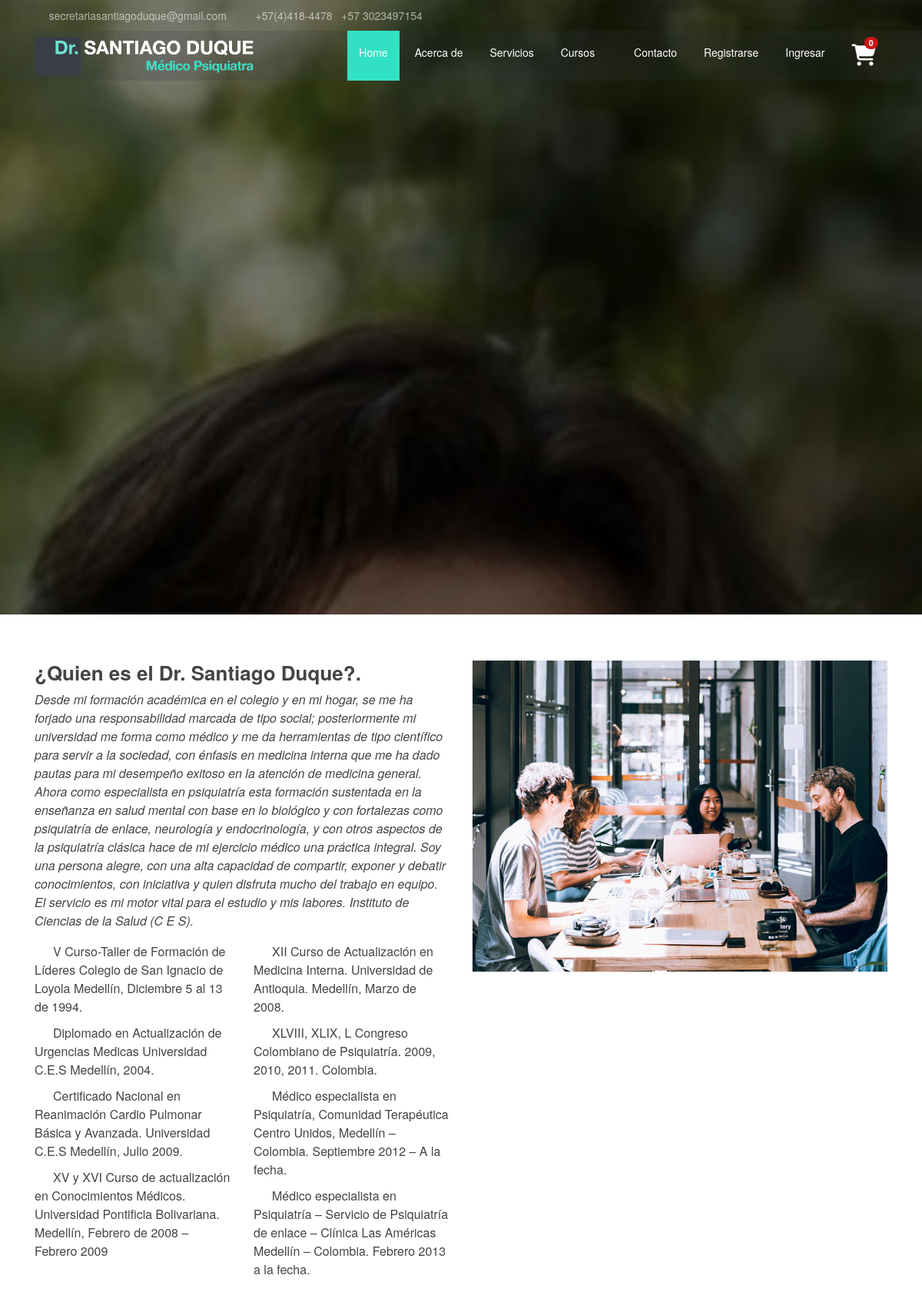
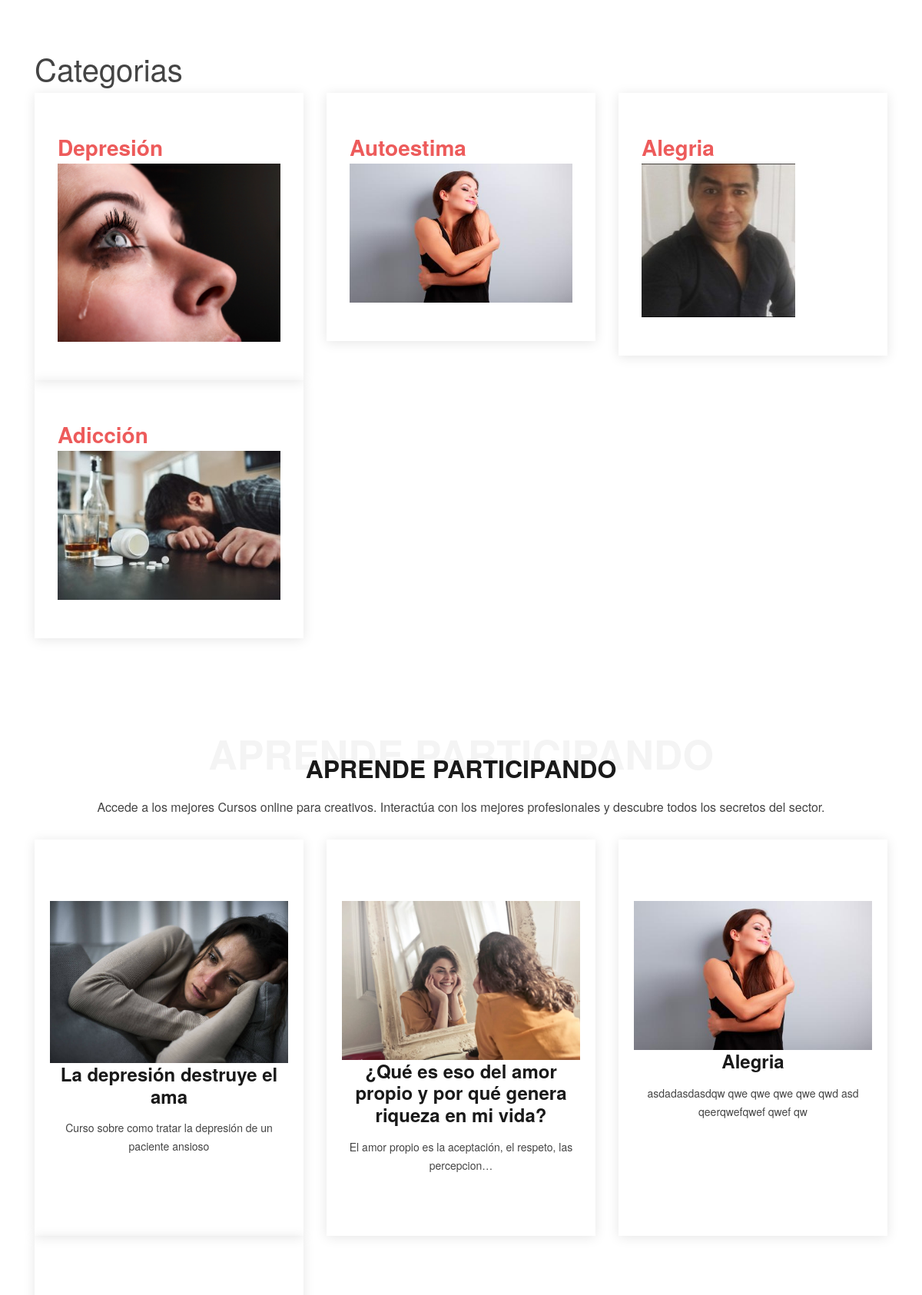
The page / (upper part) on the database its author committed (2 pictures, top to bottom).
### a/models.py (models this page shows, shortened)
class Informacion(models.Model):
	texto_1 = models.TextField()

class Categoria(models.Model):
	nombre = models.CharField(max_length=50)
	imagen = models.ImageField(upload_to="ImgCategoria",default="",null=True)

class subCategorias(models.Model):
	nombre = models.CharField(max_length=50)
	titulo = models.CharField(max_length=150,default="")
	intro = models.FileField(upload_to="Intro")
	precio = models.CharField(max_length=10)
	categoria = models.ForeignKey(Categoria,on_delete=models.CASCADE)
	duracion = models.CharField(max_length=6)
	descripcion = models.TextField()
	imagen = models.ImageField(upload_to="ImagenIntro")
	videoIntro = models.CharField(max_length=1000,default="https://www.youtube.com/embed/",null=True,blank=True)
	like = models.CharField(max_length=1000,default=0)
	fecha = models.CharField(max_length=10,default=date.today())
	consejo = models.CharField(max_length=200,default="")
	autor = models.CharField(max_length=50,default="")
	visto = models.CharField(max_length=1000,default=0)
	comentarios = models.CharField(max_length=10000,default=0)
	principal = models.BooleanField(default=False)

### a/views.py (the view, shortened to what this page needs)
# urls.py: url(r'^$',home,name="home"),
def home(request):
	if 'carrito' not in request.session:
		request.session['carrito'] = 0
		request.session['location'] = '/'
		request.session['curso'] = 0
	cat = Categoria.objects.all()
	subcategoria = subCategorias.objects.filter(principal=True)
	info = Informacion.objects.get(pk=1)
	paginator = Paginator(subcategoria,6)
	page  = request.GET.get('page')
	try:
		products = paginator.page(page)
	except PageNotAnInteger :
		products = paginator.page(1)
	except EmptyPage:
		products = paginator.page(paginator.num_pages)
	return render(request,'home/index.html',{'categoria':cat,'products':products,'subcategoria':subcategoria,'info':info})

### template/home/index.html (shortened to what this page needs)
{% extends './base.html' %}
{% load static %}
{% block content %}
    <section id="about" class="about">
      <div class="container">
        <div class="row">
          <div class="col-lg-6 order-1 order-lg-2" data-aos="fade-left">
            <img src="{% static 'home/assets/img/about.jpg' %}" class="img-fluid" alt="">
          </div>
          <div class="col-lg-6 pt-4 pt-lg-0 order-2 order-lg-1 content" data-aos="fade-right">
            <h3>¿Quien es el Dr. Santiago Duque?.</h3>
            <p class="font-italic">
              {{info.texto_1}}
            </p>
            <div class="row">
              <div class="col-6">
                <ul>
                  <li><i class="icofont-check-circled"></i> V Curso-Taller de Formación de Líderes Colegio de San Ignacio de Loyola Medellín, Diciembre 5 al 13 de 1994.</li>
                  <li><i class="icofont-check-circled"></i> Diplomado en Actualización de Urgencias Medicas Universidad C.E.S Medellín, 2004.</li>
                  <li><i class="icofont-check-circled"></i> Certificado Nacional en Reanimación Cardio Pulmonar Básica y Avanzada. Universidad C.E.S Medellín, Julio 2009.</li>
                  <li><i class="icofont-check-circled"></i> XV y XVI Curso de actualización en Conocimientos Médicos. Universidad Pontificia Bolivariana. Medellín, Febrero de 2008 – Febrero 2009</li>
                </ul>
              </div>
              <div class="col-6">
                <ul>
                  <li><i class="icofont-check-circled"></i> XII Curso de Actualización en Medicina Interna. Universidad de Antioquia. Medellín, Marzo de 2008.</li>
                  <li><i class="icofont-check-circled"></i> XLVIII, XLIX, L Congreso Colombiano de Psiquiatría. 2009, 2010, 2011. Colombia.</li>
                  <li><i class="icofont-check-circled"></i> Médico especialista en Psiquiatría, Comunidad Terapéutica Centro Unidos, Medellín – Colombia. Septiembre 2012 – A la fecha.</li>
                  <li><i class="icofont-check-circled"></i> Médico especialista en Psiquiatría – Servicio de Psiquiatría de enlace – Clínica Las Américas Medellín – Colombia. Febrero 2013 a la fecha.</li>
                </ul>
              </div>
            </div>
          </div>
        </div>
      </div>
    </section>
    <section id="why-us" class="why-us">
      <div class="container">
        <h1>Categorias</h1>
        <div class="row">
          {% for i in categoria %}
            <div class="col-lg-4" data-aos="fade-up" data-aos-delay="150">
              <div class="box">
                <span>{{i.nombre}}</span>
                <img src="{{i.imagen.url}}" class="img-fluid">
              </div>
            </div>
          {% endfor %}
        </div>
      </div>
    </section>
    <section id="services" class="services">
      <div class="container">
        <div class="section-title">
          <span>Aprende participando</span>
          <h2>Aprende participando</h2>
          <p>Accede a los mejores Cursos online para creativos. Interactúa con los mejores profesionales y descubre todos los secretos del sector.</p>
        </div>
          <div class="row">
            {% for i in products %}
              <div class="col-lg-4 col-md-6 d-flex align-items-stretch" data-aos="fade-up">
                <div class="icon-box">
                  <img src="{{i.imagen.url}}" class="img-fluid">
                  <h4><a href="{% url 'cursos' 0 i.pk %}">{{i.titulo}}</a></h4>
                  <p>{{i.descripcion|truncatechars:60}}</p>
                </div>
              </div>
            {% endfor %}
          </div><br><br>
      </div>
    </section>
{% endblock %}

### template/home/base.html (shortened to what this page needs)
{% load static %}
<!DOCTYPE html>
<html lang="en">
<head>
  <link href="{% static 'home/assets/vendor/bootstrap/css/bootstrap.min.css' %}" rel="stylesheet">
  <link href="{% static 'home/assets/vendor/icofont/icofont.min.css' %}" rel="stylesheet">
  <link href="{% static 'home/assets/vendor/boxicons/css/boxicons.min.css' %}" rel="stylesheet">
  <link href="{% static 'home/assets/vendor/venobox/venobox.css' %}" rel="stylesheet">
  <link href="{% static 'home/assets/vendor/owl.carousel/assets/owl.carousel.min.css' %}" rel="stylesheet">
  <link href="{% static 'home/assets/vendor/aos/aos.css' %}" rel="stylesheet">
  <link href="{% static 'home/assets/css/style.css' %}" rel="stylesheet">
</head>
<body>
  <div id="topbar" class="d-none d-lg-flex align-items-center fixed-top ">
    <div class="container d-flex">
      <div class="contact-info mr-auto">
        <i class="icofont-envelope"></i> <a href="mailto:secretariasantiagoduque@gmail.com">secretariasantiagoduque@gmail.com</a>
        <i class="icofont-phone"></i> +57(4)418-4478&nbsp;&nbsp;&nbsp;+57 3023497154
      </div>
      <div class="social-links">
        <a href="#" class="twitter"><i class="icofont-twitter"></i></a>
        <a href="#" class="facebook"><i class="icofont-facebook"></i></a>
        <a href="#" class="instagram"><i class="icofont-instagram"></i></a>
        <a href="#" class="skype"><i class="icofont-skype"></i></a>
        <a href="#" class="linkedin"><i class="icofont-linkedin"></i></i></a>
      </div>
    </div>
  </div>
  <header id="header" class="fixed-top ">
    <div class="container d-flex align-items-center">
      <h1 class="logo mr-auto"><a href="{% url 'home' %}"><img src="{% static 'curso/img/core-img/logo_dr.gif' %}" alt=""></a></h1>
      <nav class="nav-menu d-none d-lg-block">
        <ul>
          <li class="active"><a href="{% url 'home' %}">Home</a></li>
          <li><a href="#about">Acerca de</a></li>
          <li><a href="#services">Servicios</a></li>
          <li class="drop-down"><a href="javascript:void();">Cursos</a>
          </li>
          <li><a href="#contact">Contacto</a></li>
          {% if request.session.login %}
            <li><a href="">Mi cuenta</a></li>
            <li><a href="{% url 'salir' %}">Salir</a></li>
          {% else %}
            <li><a href="{% url 'registroCurso' %}">Registrarse</a></li>
            <li><a href="{% url 'loginHome' %}">Ingresar</a></li>
          {% endif %}
          <li><a href="{% url 'detailscart' %}"><i class="fas fa-shopping-cart fa-2x"></i><span id="valorCarrito" class="badge badge-pill badge-primary" style="position: absolute;right: -3px;background: #cc1616;top: -10px;max-width: unset;">{{request.session.carrito}}</span></a></li>
        </ul>
      </nav>
    </div>
  </header>
  <section id="hero" class="d-flex align-items-center">
    <div class="container position-relative" data-aos="fade-up" data-aos-delay="500">
    </div>
  </section>
  <main id="main">
    {% block content %}{% endblock %}
  </main>
</body>
</html>

### static/home/assets/css/style.css (style rules this page uses)
body { font-family: "Helvetica Neue", sans-serif; color: #444444; }
a { color: #cc1616; }
h1, h2, h3, h4, h5, h6 { font-family: "Helvetica Neue", sans-serif; }
#topbar { height: 40px; font-size: 14px; transition: all 0.5s; color: rgba(255, 255, 255, 0.6); }
#topbar .contact-info a { line-height: 1; color: rgba(255, 255, 255, 0.6); transition: 0.3s; }
#topbar .contact-info i { color: #cc1616; padding-right: 4px; }
#topbar .contact-info i.icofont-phone { margin-left: 15px; }
#topbar .social-links a { color: rgba(255, 255, 255, 0.5); padding-left: 15px; display: inline-block; line-height: 1px; transition: 0.3s; }
#topbar .social-links a:first-child { border-left: 0; }
#header { background: rgba(52, 58, 64, 0.2); transition: all 0.5s; z-index: 997; top: 40px; }
#header .logo { font-size: 32px; margin: 0; padding: 0; line-height: 1; font-weight: 700; letter-spacing: 2px; text-transform: uppercase; }
#header .logo a { color: #fff; }
#header .logo img { max-height: 50px; }
.nav-menu ul { margin: 0; padding: 0; list-style: none; }
.nav-menu > ul { display: flex; }
.nav-menu > ul > li { position: relative; white-space: nowrap; padding: 18px 15px; margin-left: 5px; transition: 0.3s; }
.nav-menu a { display: block; position: relative; color: #fff; transition: 0.3s; font-size: 14px; font-family: "Helvetica Neue", Helvetica, Arial, sans-serif; }
.nav-menu > ul > li:hover, .nav-menu .active { background: #32e0c4; }
.nav-menu .drop-down > a:after { content: "\ea99"; font-family: IcoFont; padding-left: 5px; }
.mobile-nav { position: fixed; top: 55px; right: 15px; bottom: 15px; left: 15px; z-index: 9999; overflow-y: auto; background: #fff; transition: ease-in-out 0.2s; opacity: 0; visibility: hidden; border-radius: 10px; padding: 10px 0; }
.mobile-nav * { margin: 0; padding: 0; list-style: none; }
.mobile-nav a { display: block; position: relative; color: #191919; padding: 10px 20px; font-weight: 500; outline: none; }
.mobile-nav a:hover, .mobile-nav .active > a, .mobile-nav li:hover > a { color: #e82d2d; text-decoration: none; }
.mobile-nav .drop-down > a:after { content: "\ea99"; font-family: IcoFont; padding-left: 10px; position: absolute; right: 15px; }
.mobile-nav .drop-down > a { padding-right: 35px; }
#hero { width: 100%; height: 100vh; background: url("../img/santiago.jpg") top center; background-size: cover; position: relative; }
#hero:before { content: ""; background: rgba(0, 0, 0, 0.5); position: absolute; bottom: 0; top: 0; left: 0; right: 0; }
#hero .container { padding-top: 70px; }
@media (min-width: 1024px) { #hero { background-attachment: fixed; } }
section { padding: 60px 0; overflow: hidden; }
.section-title { text-align: center; padding: 30px 0; position: relative; }
.section-title h2 { font-size: 32px; font-weight: 700; text-transform: uppercase; margin-bottom: 20px; padding-bottom: 0; color: #191919; position: relative; z-index: 2; }
.section-title span { position: absolute; top: 30px; color: #f4f4f4; left: 0; right: 0; z-index: 1; font-weight: 700; font-size: 52px; text-transform: uppercase; line-height: 0; }
.section-title p { margin-bottom: 0; position: relative; z-index: 2; }
.about .content h3 { font-weight: 600; font-size: 26px; }
.about .content ul { list-style: none; padding: 0; }
.about .content ul li { padding-bottom: 10px; }
.about .content ul i { font-size: 20px; padding-right: 4px; color: #cc1616; }
.why-us { padding-top: 0; }
.why-us .box { padding: 50px 30px; box-shadow: 0px 2px 15px rgba(0, 0, 0, 0.1); transition: all ease-in-out 0.3s; }
.why-us .box span { display: block; font-size: 28px; font-weight: 700; color: #ed5b5b; }
.services .icon-box { text-align: center; padding: 80px 20px; transition: all ease-in-out 0.3s; box-shadow: 0px 2px 15px rgba(0, 0, 0, 0.1); }
.services .icon-box h4 { font-weight: 700; margin-bottom: 15px; font-size: 24px; }
.services .icon-box h4 a { color: #191919; }
.services .icon-box p { line-height: 24px; font-size: 14px; margin-bottom: 0; }

### rows shown on the page
Informacion: texto_1 "Desde mi formación académica en el colegio y en mi hogar, se me ha forjado una responsabilidad marcada de tipo social; posteriormente mi universidad me forma como médico y me da herramientas de tipo científico para servir a la sociedad, con énfasis en medicina interna que me ha dado pautas para mi desempeño exitoso en la atención de medicina general. Ahora como especialista en psiquiatría esta formación sustentada en la enseñanza en salud mental con base en lo biológico y con fortalezas como psiquiatría de enlace, neurología y endocrinología, y con otros aspectos de la psiquiatría clásica hace de mi ejercicio médico una práctica integral. Soy una persona alegre, con una alta capacidad de…"
Categoria: nombre "Depresión", imagen (picture)
Categoria: nombre "Autoestima", imagen (picture)
Categoria: nombre "Alegria", imagen (picture)
Categoria: nombre "Adicción", imagen (picture)
subCategorias: imagen (picture), titulo "La depresión destruye el ama", descripcion "Curso sobre como tratar la depresión de un paciente ansioso"
subCategorias: imagen (picture), titulo "¿Qué es eso del amor propio y por qué genera riqueza en mi vida?", descripcion "El amor propio es la aceptación, el respeto, las percepcion…"
subCategorias: imagen (picture), titulo "Alegria", descripcion "asdadasdasdqw qwe qwe qwe qwe qwd asd qeerqwefqwef qwef qw"

### other values the page prints
{{ request.session.carrito }} "0"
